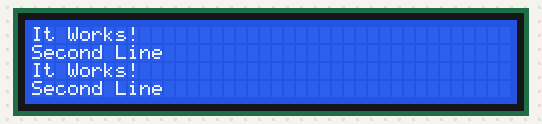
Recording of a program running on a simulated ESP8266 board running MicroPython. On the bench: 40×4 character LCD. Library files of the repository ran but are not shown: lcd_api_i2c.py; what the program prints to the serial console is not drawn.

Above: at 0.5 s.
At 5.8 s:
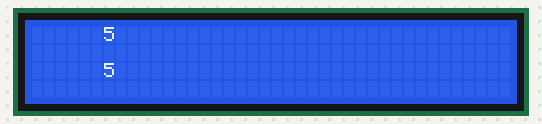
At 10.3 s:
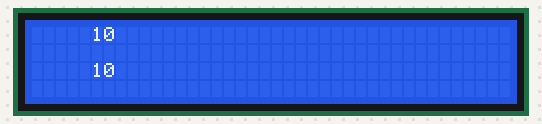
At 14.8 s:
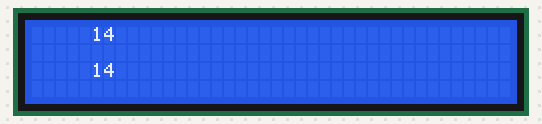
At 29.3 s:
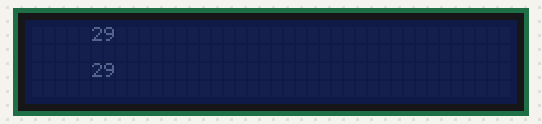
At 38.3 s:
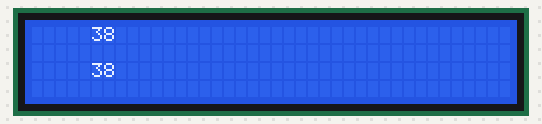

The program:

2.periph_lcd_i2c_HD44780.py
```python
# connect HD44780 with ESP8266 as follows
# 1. SDA to GPIO5 , SCL to GPIO4
# 2. 3.3V to 3.3V on ESP8266 (3V3)
# 3. GND to ground of the system.

"""Implements a HD44780 character LCD connected via PCF8574 on I2C.
   This was tested with: https://www.wemos.cc/product/d1-mini.html"""

from time import sleep_ms, ticks_ms
from machine import I2C, Pin
from lcd_api_i2c import LcdApi_i2c

# The PCF8574 has a jumper selectable address: 0x20 - 0x27
DEFAULT_I2C_ADDR = 0x27

def test_main():
    """Test function for verifying basic functionality."""
    print("Running test_main")
    i2c = I2C(scl=Pin(4), sda=Pin(5), freq=10000)
    lcd = LcdApi_i2c(i2c, DEFAULT_I2C_ADDR, 2, 16)
    lcd.putstr("It Works!\nSecond Line")
    sleep_ms(3000)
    lcd.clear()
    count = 0
    while True:
        lcd.move_to(0, 0)
        lcd.putstr("%7d" % (ticks_ms() // 1000))
        sleep_ms(1000)
        count += 1
        if count % 10 == 3:
            print("Turning backlight off")
            lcd.backlight_off()
        if count % 10 == 4:
            print("Turning backlight on")
            lcd.backlight_on()
        if count % 10 == 5:
            print("Turning display off")
            lcd.display_off()
        if count % 10 == 6:
            print("Turning display on")
            lcd.display_on()
        if count % 10 == 7:
            print("Turning display & backlight off")
            lcd.backlight_off()
            lcd.display_off()
        if count % 10 == 8:
            print("Turning display & backlight on")
            lcd.backlight_on()
            lcd.display_on()

if __name__ == "__main__":
    test_main()
```

Measured:
- what the display in image 0 shows lasts 3.0 s, from 0.4 s to 3.4 s
- what the display in image 1 shows lasts 1.0 s, from 5.8 s to 6.8 s
- what the display in image 3 shows lasts 1.2 s, from 14.7 s to 15.9 s
